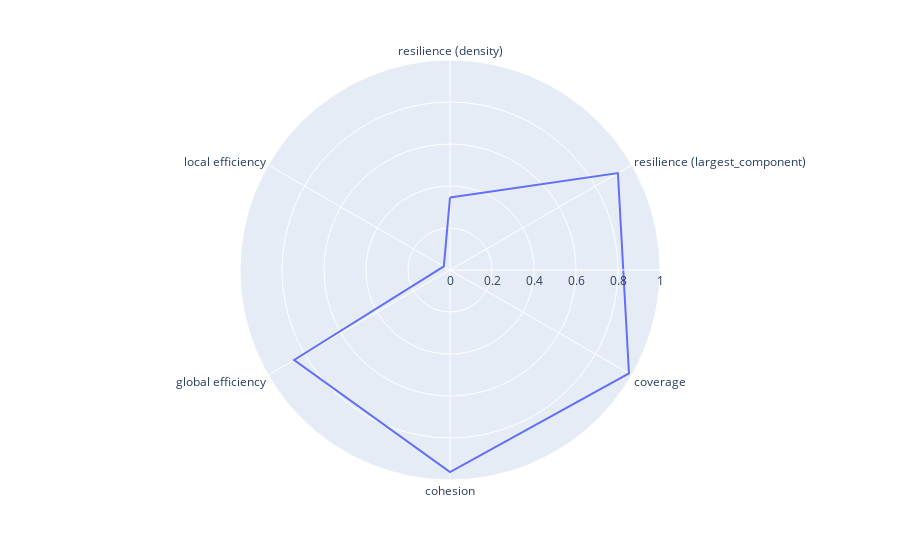

This figure's notebook cell:
### Code cell
res_density = 0.1
res_component = 1877
coverage = 109.03
cohesion = 1.77
global_eff = 0.857
local_eff = 0.0339

plot_data = pd.DataFrame(dict(
    theta = ['resilience (density)','resilience (largest_component)','coverage','cohesion', 'global efficiency', 'local efficiency'],
    r = [res_density/0.29, res_component/2033, coverage/110.8, cohesion/1.84, global_eff, local_eff]
))
fig = px.line_polar(plot_data, r='r', theta='theta', line_close=True, range_r = [0, 1.0])
fig.show()

### Figure 1 — Plotly figure (JSON) as saved in the notebook; plotly's stock layout.template omitted (floating-point values rounded to 4 significant figures)
{"data": [{"hovertemplate": "r=%{r}<br>theta=%{theta}<extra></extra>", "legendgroup": "", "line": {"color": "#636efa", "dash": "solid"}, "marker": {"symbol": "circle"}, "mode": "lines", "name": "", "r": [0.3448, 0.9233, 0.984, 0.962, 0.857, 0.0339, 0.3448], "showlegend": false, "subplot": "polar", "theta": ["resilience (density)", "resilience (largest_component)", "coverage", "cohesion", "global efficiency", "local efficiency", "resilience (density)"], "type": "scatterpolar"}], "layout": {"legend": {"tracegroupgap": 0}, "margin": {"t": 60}, "polar": {"angularaxis": {"direction": "clockwise", "rotation": 90}, "domain": {"x": [0, 1], "y": [0, 1]}, "radialaxis": {"range": [0, 1]}}}}
